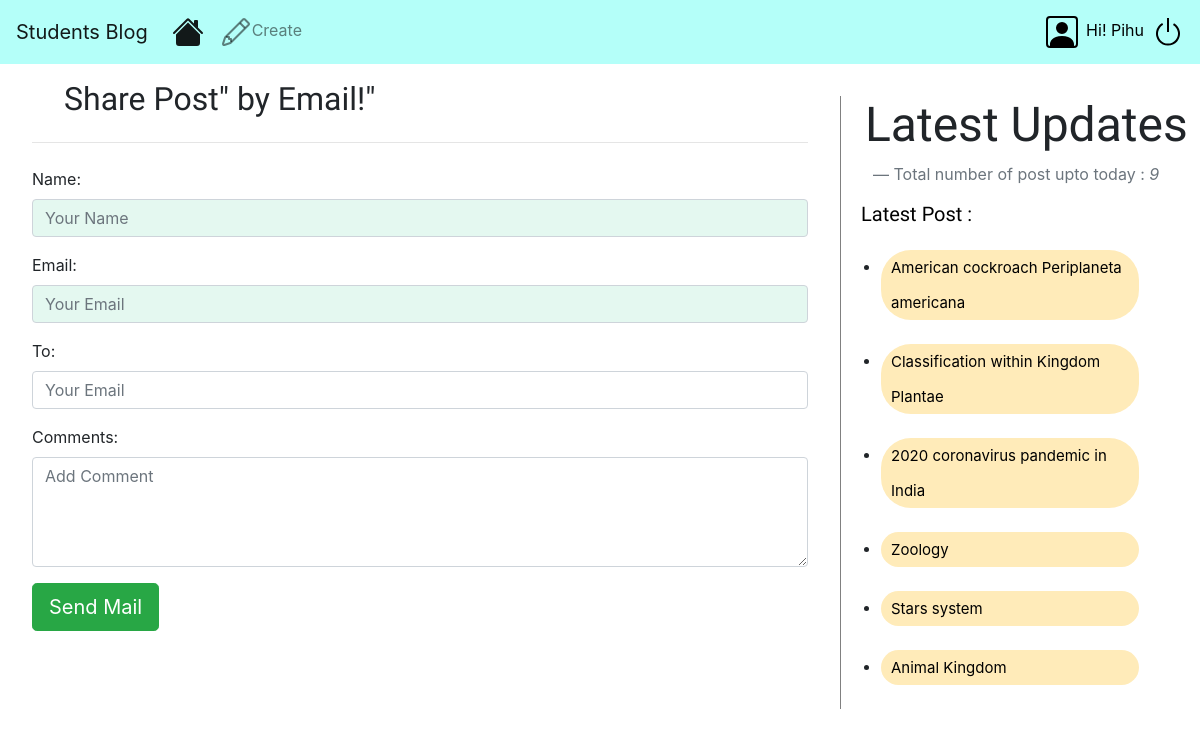
Page /2/share/ (signed in) on the committed database.
### scienceblog/models.py (models this page shows, shortened)
class Post(models.Model):
    STATUS_CHOICES=(('draft','Draft'),('published','Published'))
    title = models.CharField(max_length=256)
    slug = models.SlugField(max_length=264,unique_for_date='publish')
    author = models.ForeignKey(User, on_delete=models.CASCADE, related_name='blog_post',
                               related_query_name=None, limit_choices_to=None, null=True, db_column='author', blank=True)
    body = models.TextField()
    publish = models.DateTimeField(default=timezone.now)
    created = models.DateTimeField(default=timezone.now)
    updated = models.DateTimeField(default=timezone.now)
    status=models.CharField(max_length=10,choices=STATUS_CHOICES,default='draft')
    objects= CustomManager()
    tags = TaggableManager()
    class Meta:
        ordering=('-publish',)
    def get_absolute_url(self):
        return reverse('post_detail', args=[self.publish.year, self.publish.strftime('%m'), self.publish.strftime('%d'), self.slug], kwargs=None, current_app='scienceblog')

### scienceblog/views.py (the view)
def mail_send_view(request,id):
    post = get_object_or_404(Post,id=id,status='published')
    form = EmailForm()
    sent = False
    if request.method == 'POST':
        form = EmailForm(request.POST)
        if form.is_valid():
            cd = form.cleaned_data
            post_url = request.build_absolute_uri(post.get_absolute_url())
            subject = '{}({}) recommends you to read "{}"'.format(
                cd['name'], cd['email'], post.title)
            message = 'Read Post At: \n {}\n\n{}\' Comments:\n{}'.format(
                post_url, cd['name'], cd['comments'])
            try:
                send_mail(subject, message, os.environ.get('EMAIL_USER'), [cd['to']])
                sent = True
            except Exception as e:
                messages.warning(
                    request, f'Email Not sent Please Contact Admin!!')
                sent=False
    else:
        form = EmailForm()
    return render(request, 'blog/sharebymail.html', {'form': form, 'post': 'post','sent': sent})

### scienceblog/forms.py
class EmailForm(forms.Form):
    name = forms.CharField(widget=forms.TextInput(
        attrs={'class': 'form-control', 'placeholder': 'Your Name', 'required': True}))
    email = forms.EmailField(widget=forms.EmailInput(
        attrs={'class': 'form-control', 'placeholder': 'Your Email', 'required': True}))
    to = forms.EmailField(widget=forms.EmailInput(
        attrs={'class': 'form-control', 'placeholder': 'Your Email', 'required': True}))
    comments = forms.CharField(widget=forms.Textarea(
        attrs={'class': 'form-control', 'placeholder': 'Add Comment', 'required': True, 'rows': 4, 'cols': 15}))

### scienceblog/models.py (called while the page is built)
    def get_queryset(self):
        return super().get_queryset().filter(status='published')

### scienceblog/templatetags/blog.py (called while the page is built)
@register.simple_tag(name='count',takes_context=True)
def total_posts(context):
    return Post.objects.count()

@register.inclusion_tag('blog/latest_post.html')
def show_latest_post(count=5):
    latest_post = Post.objects.order_by('-publish')[:count]
    return {'latest_post': latest_post}

### templates/blog/sharebymail.html (shortened to what this page needs)
{%extends 'blog/index.html' %}
{%block content%}
    {%if sent%}
    <h1 style="font-family: 'Croissant One';padding:0 0 0 1em;">Email Successfully Sent !</h1>
    <p style="font-family: 'Croissant One';padding:0 0 0 1.5em;">"{{post.title}}" was sent by email</p>
    {%else%}
    <h2 style="font-family: 'Croissant One';padding:0 0 0 1em;">Share {{post.title}}" by Email!"</h2>
    <hr class="my-4">
        <form method="post">
            {{form.as_p}}
            <input type="submit" name="" class='btn btn-lg btn-success' value="Send Mail">
        </form>
    {%endif %}
{%endblock%}

### templates/blog/index.html (shortened to what this page needs)
<!DOCTYPE html>
{% load blog %}
{% load static %}
<html lang="en" dir="ltr">
  <head>
    <link rel="stylesheet" href="https://stackpath.bootstrapcdn.com/bootstrap/4.4.1/css/bootstrap.min.css">
    <link rel="stylesheet" href="https://cdnjs.cloudflare.com/ajax/libs/font-awesome/4.7.0/css/font-awesome.min.css">
    <link rel="stylesheet" href="{% static "css/blog/blog.css" %}">
  </head>
  <body>
    <nav class="navbar navbar-expand-lg fixed-top navbar-light" style="background-color: #b4fff9;">
      <a class="navbar-brand" href="/blog">Students Blog</a>
      <div class="collapse navbar-collapse" id="navbarSupportedContent">
        <ul class="navbar-nav mr-auto">
          <li class="nav-item active">
            <a class="nav-link" href="/"><svg class="bi bi-house-fill" width="2em" height="2em" viewBox="0 0 16 16" fill="currentColor" xmlns="http://www.w3.org/2000/svg"></a>
          </li>
          <li class="nav-item">
            <a class="nav-link" href="/create">Create</a>
          </li>
        </ul>
        <ul class="nav navbar-nav navbar-right">
          {% if user.is_authenticated %}
          <li><a href="{% url 'profile' %}" style="0.5em 0.5em 0.5em 0.5em;color: black;" title="Profile"><span style="margin: 0 0.5em 0 0.5em;">Hi! {{request.user}}</span></a></li>
          <li><a href="{% url 'logout' %}" style="0.5em 0.5em 0.5em 0.5em;color: black;" title="Logout"><svg
                class="bi bi-power" width="2em"
                height="2em" viewBox="0 0 16 16" fill="currentColor" xmlns="http://www.w3.org/2000/svg">
                <path fill-rule="evenodd" d="M5.578 4.437a5 5 0 104.922.044l.5-.866a6 6 0 11-5.908-.053l.486.875z"
                  clip-rule="evenodd" />
                <path fill-rule="evenodd" d="M7.5 8V1h1v7h-1z" clip-rule="evenodd" />
              </svg></a></li>
            {% endif %}
        </ul>
      </div>
    </nav>
    <div class="content">
      {% block content %}{% endblock %}
    </div>
    {% block sidebar %}
    <div class="sidebar">
      <h3 style="font-family: 'Dr Sugiyama';font-size: 48px; padding-left: 0.5em;">Latest Updates</h3>
      <footer class="blockquote-footer" style="font-size: 16px;padding: 0 0 1em 2em;">Total number of post upto today :
        <cite
          title="Source Title">{% count %}</cite></footer>
      <h5 style="font-family: 'Croissant One';font-size: 20px;color:black;padding: 0 0 0 1em; ">
        Latest Post :</h5>{% show_latest_post 6%}
    </div>
    {% endblock %}
  </body>
</html>

### templates/blog/latest_post.html (shortened to what this page needs)
<div class="row">
    <div class="col-sm-12">
        <div class="list-type3">
            <ul>
                {% for post in latest_post %}
                <li class="list"><a class="latest" href="{{post.get_absolute_url}}">{{post.title}}</a></li>
                {% endfor %}
            </ul>
        </div>
    </div>
</div>

### static/css/blog/blog.css (style rules this page uses)
.content { margin-top: 4em; width:70%; float: left; height: 100%; padding: 1em 2em 1em 2em; }
.sidebar { margin-top: 6em; width: 30%; float: right; border-left: 1px solid grey; height: 100%; }
h5 { color: black; }
#id_name,#id_email,#id_body,#id_title,#id_author,#id_status { background: rgb(228, 248, 240); }

### templates/blog/latest_post.html (style rules this page uses)
.list-type3 { margin:0 auto; width: 100%; }
.list-type3 li, .list-type3 a { float: left; height: 50%; line-height: 35px; position: relative; font-size: 15px; margin-bottom: 12px; width: 90%; }
.list-type3 a { padding: 0 0 0 10px; background: #ffebb9; color: black; border-radius: 2em; }

### rows in the picture
Post: title "American cockroach Periplaneta americana"
Post: title "Classification within Kingdom Plantae"
Post: title "2020 coronavirus pandemic in India"
Post: title "Zoology"
Post: title "Stars system"
Post: title "Animal Kingdom"

### other values in the picture
{{ request.user }} "Pihu"
{{ post.title }} "Post"
